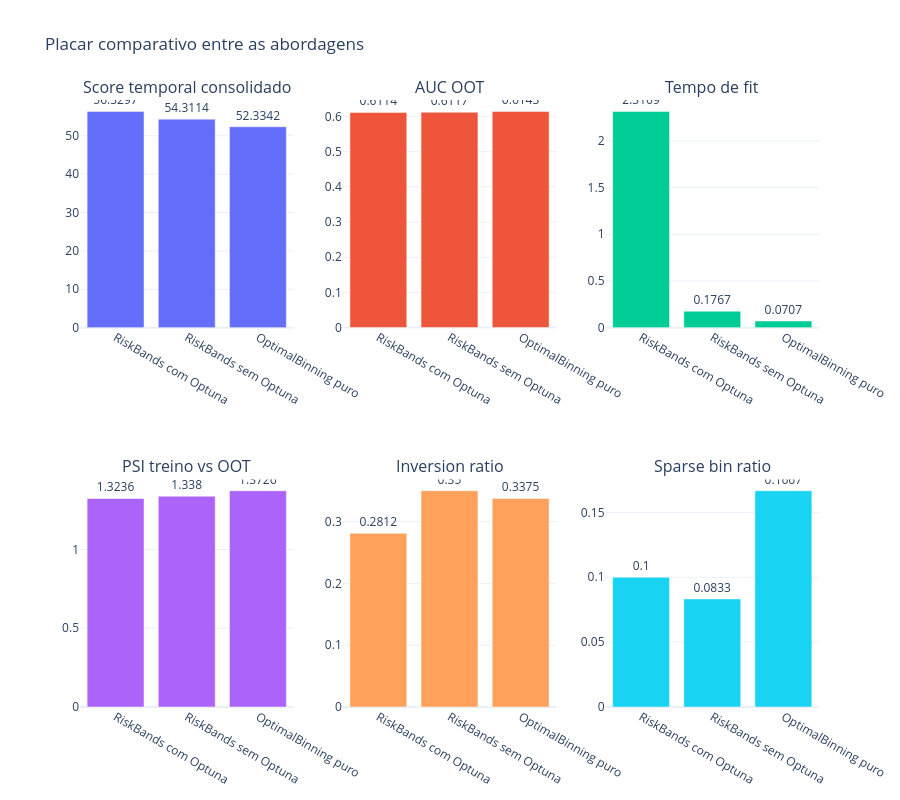

This figure's notebook cell:
### Markdown cell above
## 9. Leitura inicial: o que olhar primeiro

A tabela consolidada deve ser lida nesta ordem:

1. **`temporal_score`**: score sintético de qualidade temporal
2. **`oot_auc`**: robustez fora do período de treino
3. **`inversion_ratio`**: quanto a ordenação de risco se quebra mês a mês
4. **`psi_train_vs_oot`**: sensibilidade a drift de distribuição
5. **`sparse_bin_ratio`**: presença de bins pouco representativos
6. **`fit_time_sec`**: custo computacional

A tese do notebook é:

- o **OptimalBinning puro** pode performar bem estaticamente
- o **RiskBands** tende a se destacar quando o problema é temporal
- o **RiskBands com Optuna** deve ser avaliado pelo ganho incremental vs custo adicional

### Code cell
score_fig = make_subplots(
    rows=2,
    cols=3,
    subplot_titles=(
        "Score temporal consolidado",
        "AUC OOT",
        "Tempo de fit",
        "PSI treino vs OOT",
        "Inversion ratio",
        "Sparse bin ratio"
    )
)

metric_specs = [
    ("temporal_score", 1, 1),
    ("oot_auc", 1, 2),
    ("fit_time_sec", 1, 3),
    ("psi_train_vs_oot", 2, 1),
    ("inversion_ratio", 2, 2),
    ("sparse_bin_ratio", 2, 3),
]

for metric, row, col in metric_specs:
    score_fig.add_trace(
        go.Bar(
            x=comparison_df["method"],
            y=comparison_df[metric],
            name=metric,
            text=np.round(comparison_df[metric], 4),
            textposition="outside",
            showlegend=False,
        ),
        row=row,
        col=col,
    )

score_fig.update_layout(
    template="plotly_white",
    height=800,
    title="Placar comparativo entre as abordagens"
)

score_fig.show()

### Figure 1 — Plotly figure (JSON) as saved in the notebook; plotly's stock layout.template omitted (floating-point values rounded to 4 significant figures)
{"data": [{"name": "temporal_score", "showlegend": false, "text": [56.33, 54.31, 52.33], "textposition": "outside", "type": "bar", "x": ["RiskBands com Optuna", "RiskBands sem Optuna", "OptimalBinning puro"], "xaxis": "x", "y": [56.33, 54.31, 52.33], "yaxis": "y"}, {"name": "oot_auc", "showlegend": false, "text": [0.6114, 0.6117, 0.6143], "textposition": "outside", "type": "bar", "x": ["RiskBands com Optuna", "RiskBands sem Optuna", "OptimalBinning puro"], "xaxis": "x2", "y": [0.6114, 0.6117, 0.6143], "yaxis": "y2"}, {"name": "fit_time_sec", "showlegend": false, "text": [2.317, 0.1767, 0.0707], "textposition": "outside", "type": "bar", "x": ["RiskBands com Optuna", "RiskBands sem Optuna", "OptimalBinning puro"], "xaxis": "x3", "y": [2.317, 0.1767, 0.07067], "yaxis": "y3"}, {"name": "psi_train_vs_oot", "showlegend": false, "text": [1.324, 1.338, 1.373], "textposition": "outside", "type": "bar", "x": ["RiskBands com Optuna", "RiskBands sem Optuna", "OptimalBinning puro"], "xaxis": "x4", "y": [1.324, 1.338, 1.373], "yaxis": "y4"}, {"name": "inversion_ratio", "showlegend": false, "text": [0.2812, 0.35, 0.3375], "textposition": "outside", "type": "bar", "x": ["RiskBands com Optuna", "RiskBands sem Optuna", "OptimalBinning puro"], "xaxis": "x5", "y": [0.2812, 0.35, 0.3375], "yaxis": "y5"}, {"name": "sparse_bin_ratio", "showlegend": false, "text": [0.1, 0.0833, 0.1667], "textposition": "outside", "type": "bar", "x": ["RiskBands com Optuna", "RiskBands sem Optuna", "OptimalBinning puro"], "xaxis": "x6", "y": [0.1, 0.08333, 0.1667], "yaxis": "y6"}], "layout": {"annotations": [{"font": {"size": 16}, "showarrow": false, "text": "Score temporal consolidado", "x": 0.1444, "xanchor": "center", "xref": "paper", "y": 1, "yanchor": "bottom", "yref": "paper"}, {"font": {"size": 16}, "showarrow": false, "text": "AUC OOT", "x": 0.5, "xanchor": "center", "xref": "paper", "y": 1, "yanchor": "bottom", "yref": "paper"}, {"font": {"size": 16}, "showarrow": false, "text": "Tempo de fit", "x": 0.8556, "xanchor": "center", "xref": "paper", "y": 1, "yanchor": "bottom", "yref": "paper"}, {"font": {"size": 16}, "showarrow": false, "text": "PSI treino vs OOT", "x": 0.1444, "xanchor": "center", "xref": "paper", "y": 0.375, "yanchor": "bottom", "yref": "paper"}, {"font": {"size": 16}, "showarrow": false, "text": "Inversion ratio", "x": 0.5, "xanchor": "center", "xref": "paper", "y": 0.375, "yanchor": "bottom", "yref": "paper"}, {"font": {"size": 16}, "showarrow": false, "text": "Sparse bin ratio", "x": 0.8556, "xanchor": "center", "xref": "paper", "y": 0.375, "yanchor": "bottom", "yref": "paper"}], "height": 800, "title": {"text": "Placar comparativo entre as abordagens"}, "xaxis": {"anchor": "y", "domain": [0, 0.2889]}, "xaxis2": {"anchor": "y2", "domain": [0.3556, 0.6444]}, "xaxis3": {"anchor": "y3", "domain": [0.7111, 1]}, "xaxis4": {"anchor": "y4", "domain": [0, 0.2889]}, "xaxis5": {"anchor": "y5", "domain": [0.3556, 0.6444]}, "xaxis6": {"anchor": "y6", "domain": [0.7111, 1]}, "yaxis": {"anchor": "x", "domain": [0.625, 1]}, "yaxis2": {"anchor": "x2", "domain": [0.625, 1]}, "yaxis3": {"anchor": "x3", "domain": [0.625, 1]}, "yaxis4": {"anchor": "x4", "domain": [0, 0.375]}, "yaxis5": {"anchor": "x5", "domain": [0, 0.375]}, "yaxis6": {"anchor": "x6", "domain": [0, 0.375]}}}
